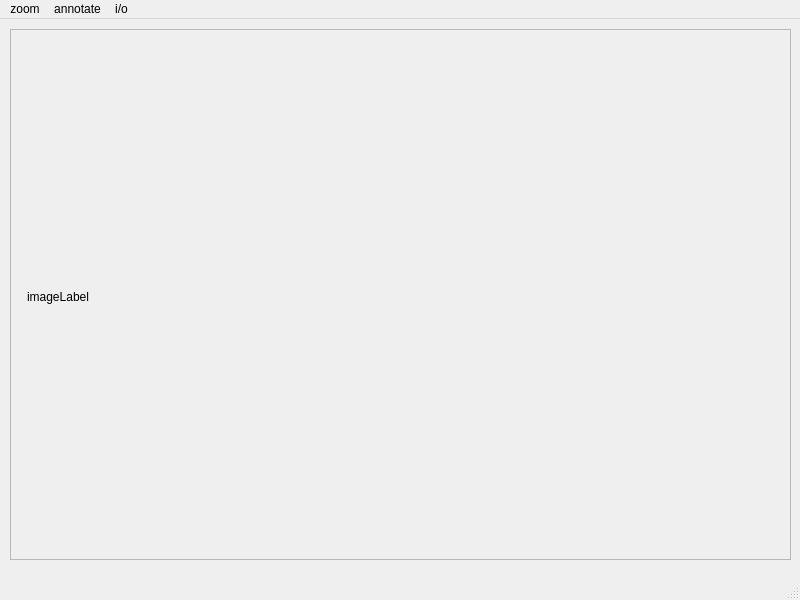
<?xml version="1.0" encoding="UTF-8"?>
<ui version="4.0">
 <class>ImageView</class>
 <widget class="QMainWindow" name="ImageView">
  <property name="geometry">
   <rect>
    <x>0</x>
    <y>0</y>
    <width>800</width>
    <height>600</height>
   </rect>
  </property>
  <property name="focusPolicy">
   <enum>Qt::NoFocus</enum>
  </property>
  <property name="windowTitle">
   <string>MainWindow</string>
  </property>
  <widget class="QWidget" name="centralwidget">
   <widget class="QScrollArea" name="scrollArea">
    <property name="geometry">
     <rect>
      <x>10</x>
      <y>10</y>
      <width>781</width>
      <height>531</height>
     </rect>
    </property>
    <property name="widgetResizable">
     <bool>true</bool>
    </property>
    <widget class="QWidget" name="scrollAreaWidgetContents">
     <property name="geometry">
      <rect>
       <x>0</x>
       <y>0</y>
       <width>779</width>
       <height>529</height>
      </rect>
     </property>
     <widget class="QLabel" name="imageLabel">
      <property name="geometry">
       <rect>
        <x>16</x>
        <y>16</y>
        <width>751</width>
        <height>501</height>
       </rect>
      </property>
      <property name="text">
       <string>imageLabel</string>
      </property>
     </widget>
    </widget>
   </widget>
  </widget>
  <widget class="QMenuBar" name="menubar">
   <property name="geometry">
    <rect>
     <x>0</x>
     <y>0</y>
     <width>800</width>
     <height>22</height>
    </rect>
   </property>
   <widget class="QMenu" name="menuZoom">
    <property name="title">
     <string>zoom</string>
    </property>
    <addaction name="zoomInAct"/>
    <addaction name="zoomOutAct"/>
    <addaction name="normalSizeAct"/>
   </widget>
   <widget class="QMenu" name="menuAnnotate">
    <property name="title">
     <string>annotate</string>
    </property>
    <widget class="QMenu" name="menuWhite_frame">
     <property name="title">
      <string>white frame</string>
     </property>
     <addaction name="frame1Act"/>
     <addaction name="frame2Act"/>
     <addaction name="frame3Act"/>
     <addaction name="frame4Act"/>
    </widget>
    <widget class="QMenu" name="menuSpheres_2">
     <property name="title">
      <string>spheres</string>
     </property>
     <addaction name="sphere1Act"/>
     <addaction name="sphere2Act"/>
     <addaction name="sphere3Act"/>
     <addaction name="sphere4Act"/>
     <addaction name="actionClear"/>
    </widget>
    <addaction name="actionOff"/>
    <addaction name="menuWhite_frame"/>
    <addaction name="menuSpheres_2"/>
   </widget>
   <widget class="QMenu" name="menuI_o">
    <property name="title">
     <string>i/o</string>
    </property>
    <addaction name="loadAct"/>
   </widget>
   <addaction name="menuZoom"/>
   <addaction name="menuAnnotate"/>
   <addaction name="menuI_o"/>
  </widget>
  <widget class="QStatusBar" name="statusbar"/>
  <action name="zoomInAct">
   <property name="text">
    <string>zoom in</string>
   </property>
   <property name="shortcut">
    <string>Ctrl++</string>
   </property>
  </action>
  <action name="zoomOutAct">
   <property name="text">
    <string>zoom out</string>
   </property>
   <property name="shortcut">
    <string>Ctrl+-</string>
   </property>
  </action>
  <action name="loadAct">
   <property name="enabled">
    <bool>false</bool>
   </property>
   <property name="text">
    <string>load</string>
   </property>
   <property name="shortcut">
    <string>Ctrl+O</string>
   </property>
  </action>
  <action name="normalSizeAct">
   <property name="text">
    <string>normalSize</string>
   </property>
  </action>
  <action name="actionSphere1">
   <property name="text">
    <string>sphere1</string>
   </property>
  </action>
  <action name="actionSphere2">
   <property name="text">
    <string>sphere 2</string>
   </property>
  </action>
  <action name="frame1Act">
   <property name="text">
    <string>frame 1</string>
   </property>
  </action>
  <action name="frame2Act">
   <property name="text">
    <string>frame 2</string>
   </property>
  </action>
  <action name="frame3Act">
   <property name="text">
    <string>frame 3</string>
   </property>
  </action>
  <action name="frame4Act">
   <property name="text">
    <string>frame 4</string>
   </property>
  </action>
  <action name="sphere1Act">
   <property name="text">
    <string>sphere 1</string>
   </property>
  </action>
  <action name="sphere2Act">
   <property name="text">
    <string>sphere 2</string>
   </property>
  </action>
  <action name="sphere3Act">
   <property name="text">
    <string>sphere 3</string>
   </property>
  </action>
  <action name="sphere4Act">
   <property name="text">
    <string>sphere 4</string>
   </property>
  </action>
  <action name="actionOff">
   <property name="text">
    <string>off</string>
   </property>
  </action>
  <action name="actionClear">
   <property name="text">
    <string>clear</string>
   </property>
  </action>
 </widget>
 <resources/>
 <connections/>
</ui>
